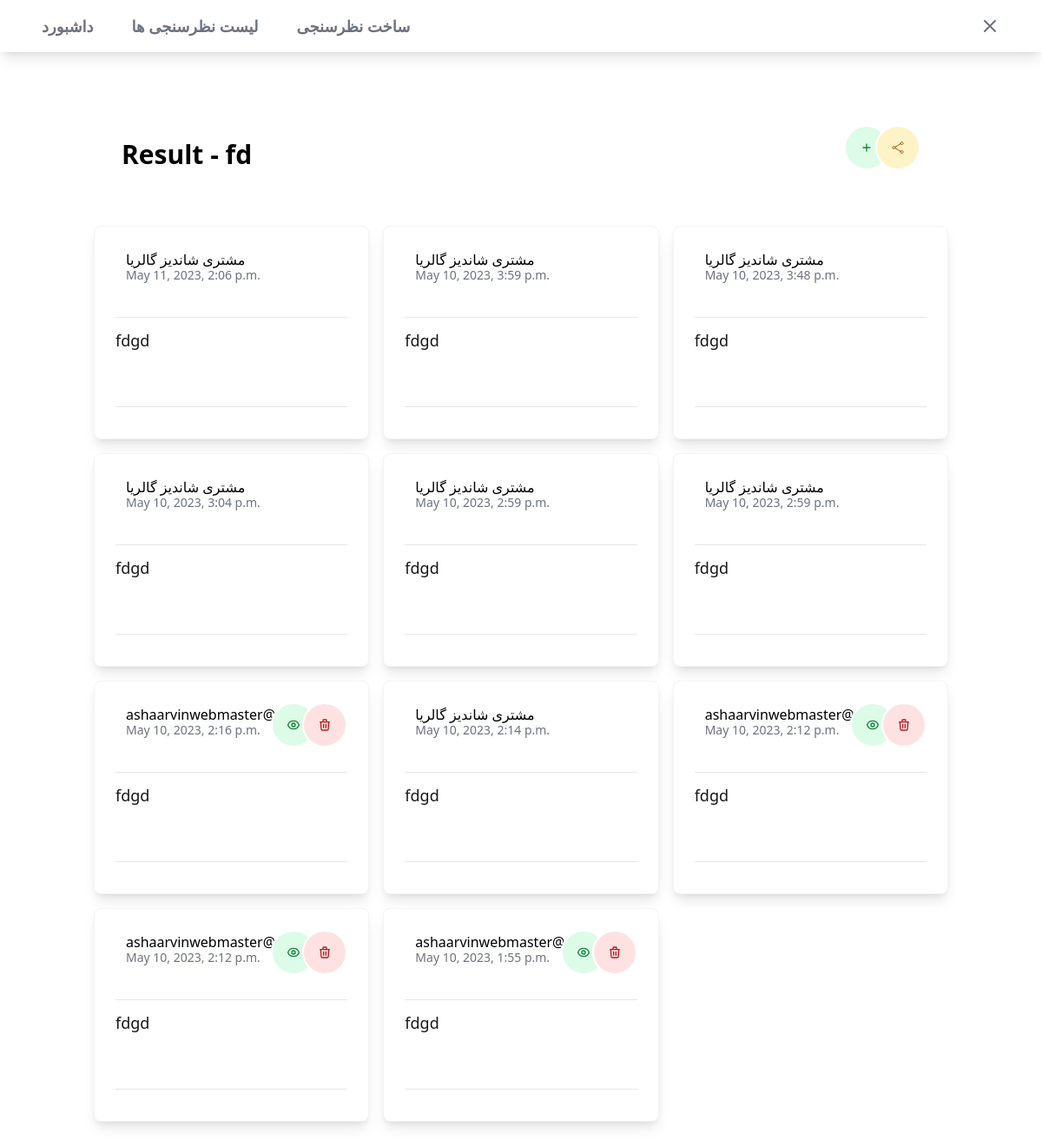
Screenshot of /dashboard/surveys/admin-detail/fd/ (signed in) with the database file from the repository.
### surveys/models.py (models this page shows, shortened)
class BaseModel(models.Model):
    created_at = models.DateTimeField(auto_now_add=True)
    updated_at = models.DateTimeField(auto_now=True)
    class Meta:
        abstract = True

class Survey(BaseModel):
    name = models.CharField(_("name"), max_length=200)
    description = models.TextField(_("description"), default='')
    slug = models.SlugField(_("slug"), max_length=225, default='')
    editable = models.BooleanField(_("editable"), default=True, help_text=_("If False, user can't edit record."))
    deletable = models.BooleanField(_("deletable"), default=True, help_text=_("If False, user can't delete record."))
    duplicate_entry = models.BooleanField(_("mutiple submissions"), default=False, help_text=_("If True, user can resubmit."))
    private_response = models.BooleanField(_("private response"), default=False, help_text=_("If True, only admin and owner can access."))
    can_anonymous_user = models.BooleanField(_("anonymous submission"), default=False, help_text=_("If True, user without authentatication can submit."))
    class Meta:
        verbose_name = _("survey")
        verbose_name_plural = _("surveys")
    class Meta:
        verbose_name = _("survey")
        verbose_name_plural = _("surveys")

class UserAnswer(BaseModel):
    survey = models.ForeignKey(Survey, on_delete=models.CASCADE, verbose_name=_("survey"))
    user = models.ForeignKey(get_user_model(), blank=True, null=True, on_delete=models.CASCADE, verbose_name=_("user"))
    class Meta:
        verbose_name = _("user answer")
        verbose_name_plural = _("user answers")
        ordering = ["-updated_at"]

class Answer(BaseModel):
    question = models.ForeignKey(Question, related_name="answers", on_delete=models.CASCADE, verbose_name=_("question"))
    value = models.TextField(_("value"), help_text=_("The value of the answer given by the user."))
    user_answer = models.ForeignKey(UserAnswer, on_delete=models.CASCADE, verbose_name=_("user answer"))
    class Meta:
        verbose_name = _("answer")
        verbose_name_plural = _("answers")
        ordering = ["question__ordering"]
    @property
    def get_value(self):
        if self.question.type_field == TYPE_FIELD.rating:
            return create_star(active_star=int(self.value))
        elif self.question.type_field == TYPE_FIELD.url:
            return mark_safe(f'<a href="{self.value}" target="_blank">{self.value}</a>')
        elif self.question.type_field == TYPE_FIELD.radio or self.question.type_field == TYPE_FIELD.select or\
                self.question.type_field == TYPE_FIELD.multi_select:
            return self.value.strip().replace("_", " ").capitalize()
        else:
            return self.value

class Question(BaseModel):
    TYPE_FIELD = [
        (TYPE_FIELD.text, _("Text")),
        (TYPE_FIELD.number, _("Number")),
        (TYPE_FIELD.radio, _("Radio")),
        (TYPE_FIELD.select, _("Select")),
        (TYPE_FIELD.multi_select, _("Multi Select")),
        (TYPE_FIELD.text_area, _("Text Area")),
        (TYPE_FIELD.url, _("URL")),
        (TYPE_FIELD.email, _("Email")),
        (TYPE_FIELD.date, _("Date")),
        (TYPE_FIELD.rating, _("Rating"))
    ]
    key = models.CharField(_("key"), max_length=225, unique=True, null=True, blank=True,
                           help_text=_("Unique key for this question, fill in the blank if you want to use for automatic generation."))
    survey = models.ForeignKey(Survey, related_name='questions', on_delete=models.CASCADE, verbose_name=_("survey"))
    label = models.CharField(_("label"), max_length=500, help_text=_("Enter your question in here."))
    type_field = models.PositiveSmallIntegerField(_("type of input field"), choices=TYPE_FIELD)
    choices = models.TextField(
        _("choices"),
        blank=True, null=True,
        help_text=_("If type of field is radio, select, or multi select, fill in the options separated by commas. Ex: Male, Female.")
    )
    help_text = models.CharField(
        _("help text"),
        max_length=200, blank=True, null=True,
        help_text=_("You can add a help text in here.")
    )
    required = models.BooleanField(_("required"), default=True, help_text=_("If True, the user must provide an answer to this question."))
    ordering = models.PositiveIntegerField(_("choices"), default=0, help_text=_("Defines the question order within the surveys."))
    class Meta:
        verbose_name = _("question")
        verbose_name_plural = _("questions")
        ordering = ["ordering"]

### users/models.py (models this page shows)
class SiteUser(AbstractUser):
    is_business_customer = models.BooleanField('business customer', default=False)
    is_business_owner = models.BooleanField('business owner', default=False)
    mobile = models.CharField(max_length=11, null=True)
    class Meta:
        verbose_name= 'کاربر'
        verbose_name_plural = 'همه کاربران'

### surveys/admins/views.py (the view)
# urls.py: path('admin-detail/<str:slug>/', admin_views.DetailSurveyView.as_view(), name='DetailSurveyView'), # جواب های کاربران
@method_decorator(login_required, name='dispatch')
class DetailSurveyView(ContextTitleMixin, DetailView):
    model = Survey
    template_name = "surveys/admins/answer_list.html"
    title_page = "Survey Detail"
    paginate_by = app_settings.SURVEY_PAGINATION_NUMBER['answer_list']
    def dispatch(self, request, *args, **kwargs):
        survey = self.get_object()
        if not self.request.user.is_superuser and survey.private_response:
            messages.warning(request, gettext("You can't access this page. You don't have permission."))
            return redirect("surveys:index")
        return super().dispatch(request, *args, **kwargs)
    def get_context_data(self, **kwargs):
        user_answers = UserAnswer.objects.filter(survey=self.get_object()) \
            .select_related('user').prefetch_related('answer_set__question')
        paginator = NewPaginator(user_answers, self.paginate_by)
        page_number = self.request.GET.get('page', 1)
        page_obj = paginator.get_page(page_number)
        page_range = paginator.get_elided_page_range(number=page_number)
        context = super().get_context_data(**kwargs)
        context['page_obj'] = page_obj
        context['page_range'] = page_range
        return context

### surveys/mixin.py (called while the page is built)
    def get_title_page(self):
        return self.title_page

    def get_sub_title_page(self):
        return self.sub_title

    def get_context_data(self, **kwargs):
        if 'form' not in kwargs:
            kwargs['title'] = self.get_title_page()
            kwargs['title_page'] = self.get_title_page()
            kwargs['sub_title_page'] = self.get_sub_title_page()
        return super().get_context_data(**kwargs)

### surveys/utils.py (called while the page is built)
def create_star(active_star: int) -> str:
    inactive_star = 5 - active_star
    elements = ['<div class="flex content-center">']
    for _ in range(int(active_star)):
        elements.append('<i class ="rating__star rating_active"> </i>')
    for _ in range(inactive_star):
        elements.append('<i class ="rating__star rating_inactive"> </i>')
    elements.append('</div>')
    return mark_safe(''.join(elements))

### surveys/templates/surveys/admins/answer_list.html (shortened to what this page needs)
{% extends 'surveys/admins/master.html' %}
{% load i18n static %}
{% block extra_css %}
    <link rel="stylesheet" href="https://cdn.jsdelivr.net/npm/tw-elements/dist/css/index.min.css"/>
    <link rel="stylesheet" href="{% static 'surveys/css/rating.css' %}"/>
{% endblock %}
{% block content %}
    <div class="container px-5 py-5">
        <section>
            <div class="py-16 lg:items-end lg:justify-between lg:flex sm:px-6 lg:px-8">
                <h2 class="max-w-xl text-2xl font-bold sm:text-3xl">
                    {% trans "Result" %} - {{ object.name }}
                </h2>
                <div class="btn-group">
                    <div class="flex -space-x-4 hover:space-x-1 float-right">
                        <a href="{% url 'surveys:create' survey.slug %}"
                           class="z-20 block p-4 text-green-700 transition-all bg-green-100 border-2 border-white rounded-full active:bg-green-50 hover:scale-110 focus:outline-none focus:ring"
                           type="button">
                            {% include "surveys/buttons/add_button.html" %}
                        </a>
                        <a href="#"
                           class="button-share z-20 block p-4 text-amber-700 transition-all bg-amber-100 border-2 border-white rounded-full active:bg-amber-50 hover:scale-110 focus:outline-none focus:ring"
                           type="button" data-share-link="{% url 'surveys:share_link' survey.slug %}">
                        </a>
                    </div>
                </div>
            </div>
        </section>
        {% if page_obj %}
            <div class="grid xs:grid-cols-1 sm:grid-cols-2 md:grid-cols-2 lg:grid-cols-3 gap-4">
                {% for object in page_obj %}
                    {% include 'surveys/components/card_list_answer.html' %}
                {% endfor %}
            </div>
            <div class="py-10">
            </div>
        {% else %}
            {% include 'surveys/components/empty_state.html' %}
        {% endif %}
    </div>
{% endblock %}

### surveys/templates/surveys/components/card_list_answer.html (shortened to what this page needs)
{% load static %}
<div class="swiper-slide">
    <blockquote class="p-6 border border-gray-100 rounded-lg shadow-lg bg-white">
        {% if object.user == request.user %}
            <div class="flex -space-x-4 hover:space-x-1 float-right">
                {% if not on_detail %}
                    <a href="{% url 'surveys:detail_result' object.id %}" class="z-20 block p-4 text-green-700 transition-all bg-green-100 border-2 border-white rounded-full active:bg-green-50 hover:scale-110 focus:outline-none focus:ring"
                            type="button">
                    </a>
                {% endif %}
                {% if object.survey.deletable %}
                    <a href="{% url 'surveys:delete' object.id %}" class="button-delete z-30 block p-4 text-red-700 transition-all bg-red-100 border-2 border-white rounded-full hover:scale-110 focus:outline-none focus:ring active:bg-red-50"
                        data-bs-toggle="modal"
                        data-bs-target="#modalDelete"
                        data-mdb-object_name="your answer"
                        data-mdb-object_delete_url="{% url 'surveys:delete' object.id %}">
                        {% include "surveys/buttons/delete_button.html" %}
                    </a>
                {% endif %}
            </div>
        {% endif %}
        <cite class="flex items-center mb-8 not-italic">
            <p class="ml-3 leading-none">
                {% if object.user == user %}
                    <span class="block font-medium"> {{ object.user }} </span>
                    {% else %}
                    <span class="block font-medium"> مشتری شاندیز گالریا </span>
                {% endif %}
                <span class="text-sm text-gray-500"> {{ object.created_at }} </span>
            </p>
        </cite>
        <hr class="mt-3 mb-3">
        {% for answer in object.answer_set.all %}
            <p class="text-lg text-neutral-900">{{ answer.question.label }}</p>
            <p class="text-slate-400">{{ answer.get_value }}</p>
            <hr class="mt-3 mb-3">
        {% endfor %}
    </blockquote>
</div>

### surveys/templates/surveys/buttons/delete_button.html
<svg class="w-4 h-4" xmlns="http://www.w3.org/2000/svg" fill="none" viewBox="0 0 24 24"
     stroke="currentColor">
    <path stroke-linecap="round" stroke-linejoin="round" stroke-width="2"
          d="M19 7l-.867 12.142A2 2 0 0116.138 21H7.862a2 2 0 01-1.995-1.858L5 7m5 4v6m4-6v6m1-10V4a1 1 0 00-1-1h-4a1 1 0 00-1 1v3M4 7h16"></path>
</svg>

### surveys/static/surveys/css/rating.css (style rules this page uses)
.rating__star { cursor: pointer; }
.rating_active { width: 50px; height: 50px; background-size: contain; background-image: url("../images/star-fill.png"); }
.rating_inactive { width: 50px; height: 50px; background-size: contain; background-image: url("../images/star-border.png"); }

### rows the page displays
Survey: name "fd"
UserAnswer: shows "مشتری شاندیز گالریا", created_at "May 11, 2023, 2:06 p.m."
Answer: question.label "fdgd"
UserAnswer: shows "مشتری شاندیز گالریا", created_at "May 10, 2023, 3:59 p.m."
Answer: question.label "fdgd"
UserAnswer: shows "مشتری شاندیز گالریا", created_at "May 10, 2023, 3:48 p.m."
Answer: question.label "fdgd"
UserAnswer: shows "مشتری شاندیز گالریا", created_at "May 10, 2023, 3:04 p.m."
Answer: question.label "fdgd"
UserAnswer: shows "مشتری شاندیز گالریا", created_at "May 10, 2023, 2:59 p.m."
Answer: question.label "fdgd"
UserAnswer: shows "مشتری شاندیز گالریا", created_at "May 10, 2023, 2:59 p.m."
Answer: question.label "fdgd"
UserAnswer: user "ashaarvinwebmaster@gmail.com", created_at "May 10, 2023, 2:16 p.m."
Answer: question.label "fdgd"
UserAnswer: shows "مشتری شاندیز گالریا", created_at "May 10, 2023, 2:14 p.m."
Answer: question.label "fdgd"
UserAnswer: user "ashaarvinwebmaster@gmail.com", created_at "May 10, 2023, 2:12 p.m."
Answer: question.label "fdgd"
UserAnswer: user "ashaarvinwebmaster@gmail.com", created_at "May 10, 2023, 2:12 p.m."
Answer: question.label "fdgd"
UserAnswer: user "ashaarvinwebmaster@gmail.com", created_at "May 10, 2023, 1:55 p.m."
Answer: question.label "fdgd"
